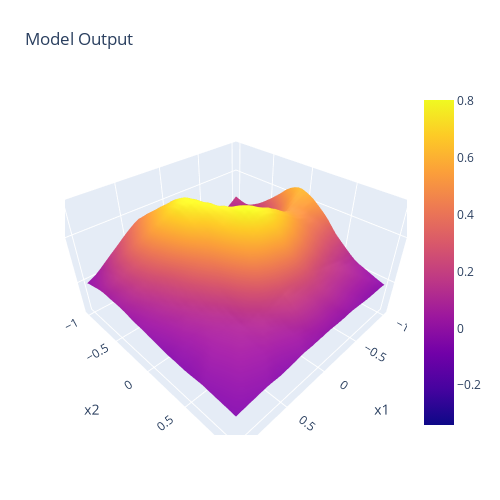

The notebook cell saved with this chart:
### Code cell
x_test = np.zeros((n**2, 2))
for i in range(n):
    for j in range(n):
        x_test[i*n + j] = x1[i], x2[j]

y_pred = reg_model(x_test).numpy().reshape(n,n)

fig = go.Figure(data=[go.Surface(z=y_pred, x=x1, y=x2)])
fig.update_layout(title='Model Output', autosize=False,
                  width=500, height=500,
                  scene=dict(xaxis_title='x1', yaxis_title='x2', zaxis_title='y'),
                  margin=dict(l=65, r=50, b=65, t=90))
fig.show()

### Figure 1 — Plotly figure (JSON) as saved in the notebook; plotly's stock layout.template omitted (floating-point values rounded to 4 significant figures; data arrays with more than 128 entries replaced by an {"elided": "..."} marker saying what was removed)
{"data": [{"type": "surface", "x": [-1, -0.95, -0.9, -0.85, -0.8, -0.75, -0.7, -0.65, -0.6, -0.55, -0.5, -0.45, -0.4, -0.35, -0.3, -0.25, -0.2, -0.15, -0.1, -0.05, 0, 0.05, 0.1, 0.15, 0.2, 0.25, 0.3, 0.35, 0.4, 0.45, 0.5, 0.55, 0.6, 0.65, 0.7, 0.75, 0.8, 0.85, 0.9, 0.95, 1], "y": [-1, -0.95, -0.9, -0.85, -0.8, -0.75, -0.7, -0.65, -0.6, -0.55, -0.5, -0.45, -0.4, -0.35, -0.3, -0.25, -0.2, -0.15, -0.1, -0.05, 0, 0.05, 0.1, 0.15, 0.2, 0.25, 0.3, 0.35, 0.4, 0.45, 0.5, 0.55, 0.6, 0.65, 0.7, 0.75, 0.8, 0.85, 0.9, 0.95, 1], "z": {"elided": "41x41 float values"}}], "layout": {"autosize": false, "height": 500, "margin": {"b": 65, "l": 65, "r": 50, "t": 90}, "scene": {"xaxis": {"title": {"text": "x1"}}, "yaxis": {"title": {"text": "x2"}}, "zaxis": {"title": {"text": "y"}}}, "title": {"text": "Model Output"}, "width": 500}}
